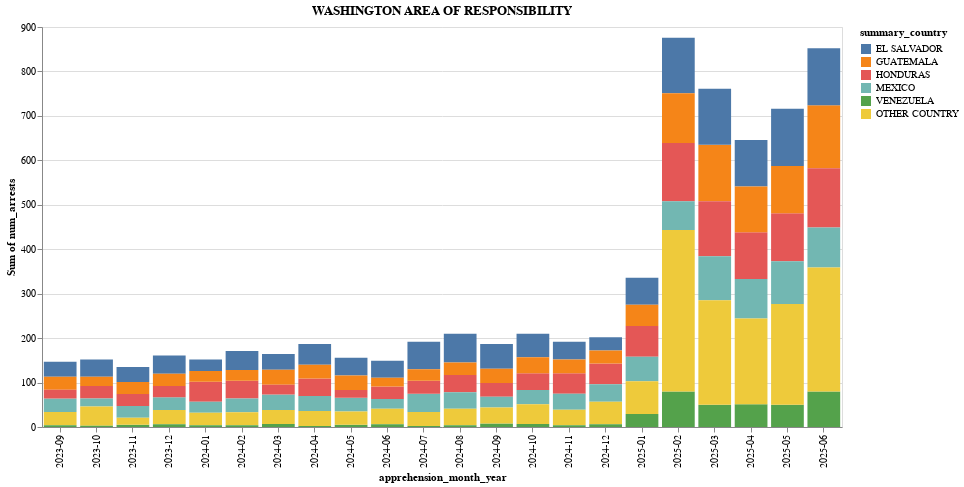

The cell this chart's notebook holds for it:
### Code cell
plot_area_chart(arrests_df, 'WASHINGTON AREA OF RESPONSIBILITY', top_countries_overall(5), save=True)

### Figure 1 — Vega-Lite specification as saved in the notebook (floating-point values rounded to 4 significant figures; data arrays with more than 128 entries replaced by an {"elided": "..."} marker saying what was removed)
{"config": {"view": {"continuousWidth": 300, "continuousHeight": 300}}, "data": {"name": "data-f8055b550ec16982d250d170507c6de8"}, "mark": {"type": "bar"}, "encoding": {"color": {"field": "summary_country", "sort": ["EL SALVADOR", "GUATEMALA", "HONDURAS", "MEXICO", "VENEZUELA", "OTHER COUNTRY"], "type": "nominal"}, "x": {"field": "apprehension_month_year", "type": "ordinal"}, "y": {"aggregate": "sum", "field": "num_arrests", "type": "quantitative"}}, "height": 400, "title": "WASHINGTON AREA OF RESPONSIBILITY", "width": 800, "$schema": "https://vega.github.io/schema/vega-lite/v5.20.1.json", "datasets": {"data-f8055b550ec16982d250d170507c6de8": {"elided": "614 records"}}}
